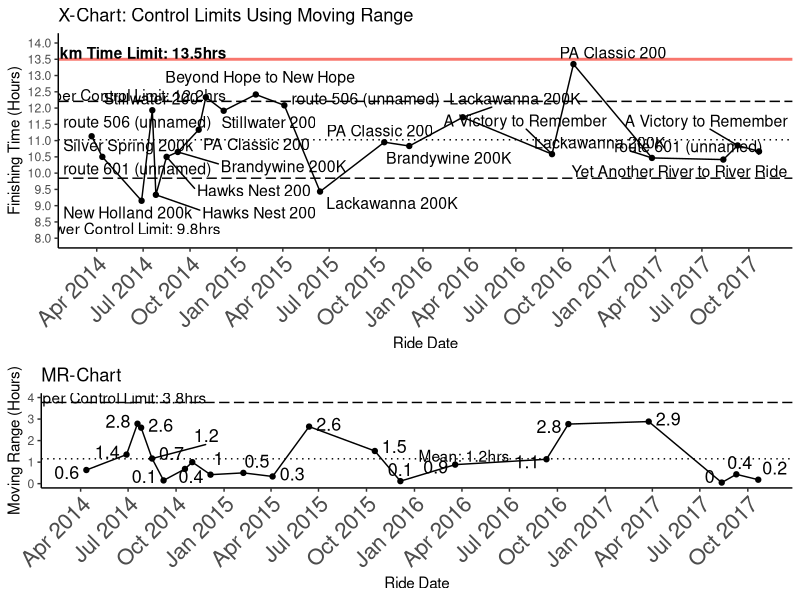
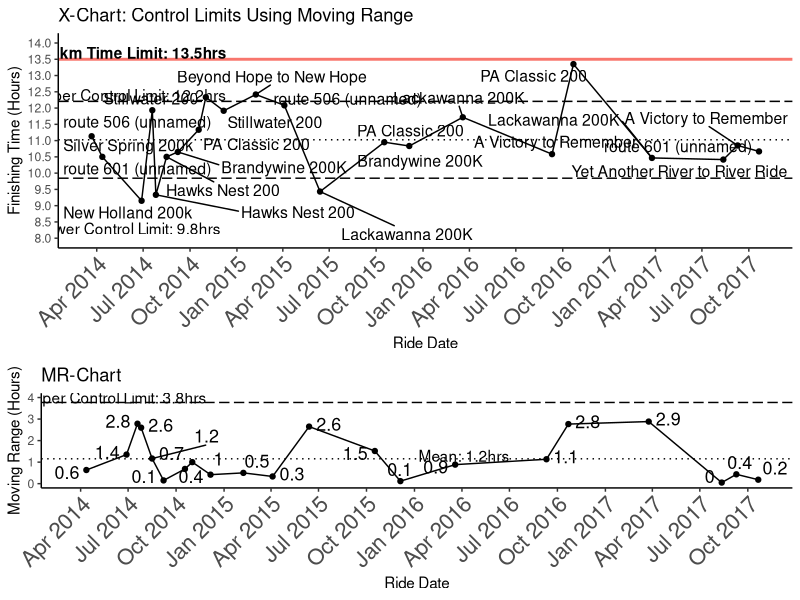
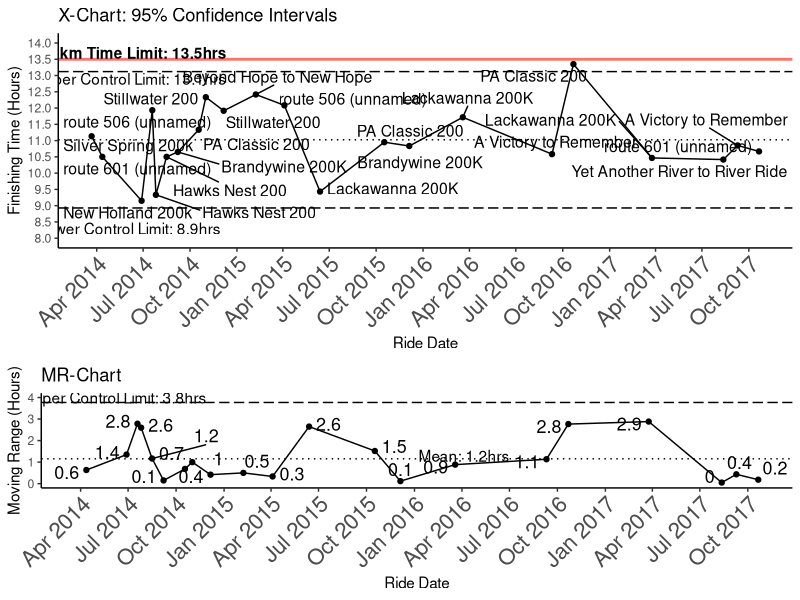
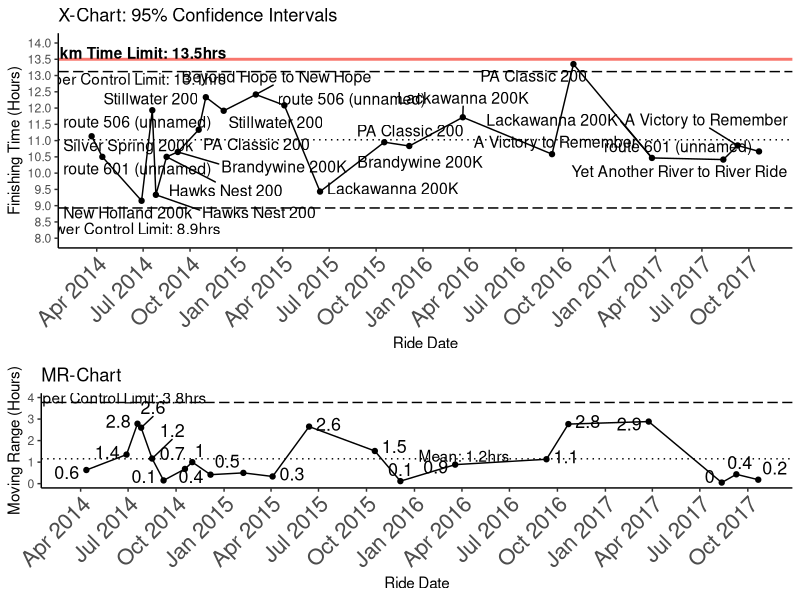

The R script that drew these images, in order:
# Charles J. Arayata
# Healthcare Data Analyst Presentation
# Statistical Process Control on Brevet Finishing Times

setwd("C:/Users/carayata/Desktop/CHOP/SPC Resources")
rando <- read.csv("rando.csv", header=T, stringsAsFactors = F, na.strings = c("", "?"))

library(lubridate)
library(ggplot2)
library(ggrepel)
library(dplyr)
library(gridExtra)

# Just 200k brevets
two.hundred <- rando[which(rando$Km == 200), ]

# Fixing Time and Dates
two.hundred$elapsed <- hm(two.hundred$Time)
two.hundred$Date <- mdy(two.hundred$Date)
two.hundred <- two.hundred[order(two.hundred$Date), ]

# Calculate Moving Range
two.hundred$lag <- lag(two.hundred$Time, n = 1)
two.hundred$lag.elapsed <- hm(two.hundred$lag)
two.hundred$moving.range <- abs(as.numeric(two.hundred$elapsed - two.hundred$lag.elapsed))/3600 # in hours

# Calculate Limits

# All in hours
x.mean <- mean(as.numeric(two.hundred$elapsed)/3600) # x-bar
sd.mean <- sd(as.numeric(two.hundred$elapsed)/3600) # standard deviation of x (not used)
mr.mean <- mean(two.hundred$moving.range, na.rm = T) # moving range mean


# From Control Chart Constants, d2 = 1.128, sample size 2 (taking differences from 2 consecutive ranges)
mr.mean/1.128 # 1.023022

# Control Limits = x-mean +/- [(moving range mean/d2) * moving range mean]
x.ucl <- x.mean + ((mr.mean/1.128)*mr.mean)
x.lcl <- x.mean - ((mr.mean/1.128)*mr.mean)



# Plot
one <- ggplot(two.hundred, aes(x = Date, y = as.numeric(elapsed)/3600), label = Date) +
  geom_hline(aes(yintercept = 13.5, colour = "red"), size = 1) +
  geom_line() +
  geom_point() +
  geom_text_repel(aes(label = Route), size = 4) +
  scale_x_date(date_breaks = "3 months",
               date_labels = "%b %Y") +
  scale_y_continuous(breaks = seq(8, 14, 0.5)) +
  coord_cartesian(ylim = c(8, 14)) +
  theme_classic() +
  theme(axis.text.x = element_text(angle = 45, hjust = 1, size = 16)) +
  labs(y = "Finishing Time (Hours)",
       x = "Ride Date") +
  guides(color = "none") +
  geom_hline(yintercept = mean(as.numeric(two.hundred$elapsed)/3600), linetype = 3) +
  geom_hline(yintercept = x.lcl, linetype = 5) +
  geom_hline(yintercept = x.ucl, linetype = 5) +
  annotate(geom="text", x = as.Date("2014-06-05"),
           y=13.7 ,label="200km Time Limit: 13.5hrs", fontface="bold") +
  annotate(geom="text", x = as.Date("2014-06-05"),
           y=8.3 ,label=paste0("Lower Control Limit: ", round(x.lcl, 1), "hrs")) +
  annotate(geom="text", x = as.Date("2014-06-05"),
           y=12.4 ,label=paste0("Upper Control Limit: ", round(x.ucl, 1), "hrs")) +
  ggtitle("X-Chart: Control Limits Using Moving Range")


# Calculate 95% Confidence Interval based on Standard Deviation of Observations
x.uci <- x.mean + (2*sd.mean)
x.lci <- x.mean - (2*sd.mean)

two <- ggplot(two.hundred, aes(x = Date, y = as.numeric(elapsed)/3600), label = Date) +
  geom_hline(aes(yintercept = 13.5, colour = "red"), size = 1) +
  geom_line() +
  geom_point() +
  geom_text_repel(aes(label = Route), size = 4) +
  scale_x_date(date_breaks = "3 months",
               date_labels = "%b %Y") +
  scale_y_continuous(breaks = seq(8, 14, 0.5)) +
  coord_cartesian(ylim = c(8, 14)) +
  theme_classic() +
  theme(axis.text.x = element_text(angle = 45, hjust = 1, size = 16)) +
  labs(y = "Finishing Time (Hours)",
       x = "Ride Date") +
  guides(color = "none") +
  geom_hline(yintercept = mean(as.numeric(two.hundred$elapsed)/3600), linetype = 3) +
  geom_hline(yintercept = x.lci, linetype = 5) +
  geom_hline(yintercept = x.uci, linetype = 5) +
  annotate(geom="text", x = as.Date("2014-06-05"),
           y=13.7 ,label="200km Time Limit: 13.5hrs", fontface="bold") +
  annotate(geom="text", x = as.Date("2014-06-05"),
           y=8.3 ,label=paste0("Lower Control Limit: ", round(x.lci, 1), "hrs")) +
  annotate(geom="text", x = as.Date("2014-06-05"),
           y=12.9 ,label=paste0("Upper Control Limit: ", round(x.uci, 1), "hrs")) +
  ggtitle("X-Chart: 95% Confidence Intervals")
# out of 22 200k's, one falls outside of range of 2 SD's. to be expected (95% = 1/20)

# Moving Range Chart
# From Control Chart Constants, D4 = 3.267,
mr.ucl <- 3.267*mr.mean

# plot moving range - need to grid.arrange it underneath
three <- ggplot(two.hundred, aes(x = Date, y = moving.range), label = Date) +
  geom_line() +
  geom_point() +
  geom_text_repel(aes(label = round(moving.range, 1), size = 1)) +
  scale_x_date(date_breaks = "3 months",
               date_labels = "%b %Y") +
  theme_classic() +
  theme(axis.text.x = element_text(angle = 45, hjust = 1, size = 16)) +
  labs(y = "Moving Range (Hours)",
       x = "Ride Date") +
  guides(size = "none") +
  geom_hline(yintercept = mr.mean, linetype = 3) +
  geom_hline(yintercept = mr.ucl, linetype = 5) +
  coord_cartesian(ylim = c(0, 4)) +
  annotate(geom="text", x = as.Date("2014-06-05"),
           y=4 ,label=paste0("Upper Control Limit: ", round(mr.ucl, 1), "hrs")) +
  annotate(geom="text", x = as.Date("2016-04-05"),
           y=1.3 ,label=paste0("Mean: ", round(mr.mean, 1), "hrs")) +
  ggtitle("MR-Chart")


# Save Plots
myplotpath <- file.path(paste0(getwd(), "/XMR.limits.pdf"))
pdf(file = myplotpath, useDingbats=FALSE, width = 11, height = 8)
grid.arrange(one, three, heights = 3:2)
dev.off()

myplotpath <- file.path(paste0(getwd(), "/XMR.limits.png"))
png(filename = myplotpath, width = 1100, height = 800)
grid.arrange(one, three, heights = 3:2)
dev.off()

myplotpath <- file.path(paste0(getwd(), "/XMR.intervals.pdf"))
pdf(file = myplotpath, useDingbats=FALSE, width = 11, height = 8)
grid.arrange(two, three, heights = 3:2)
dev.off()

myplotpath <- file.path(paste0(getwd(), "/XMR.intervals.png"))
png(filename = myplotpath, width = 1100, height = 800)
grid.arrange(two, three, heights = 3:2)
dev.off()